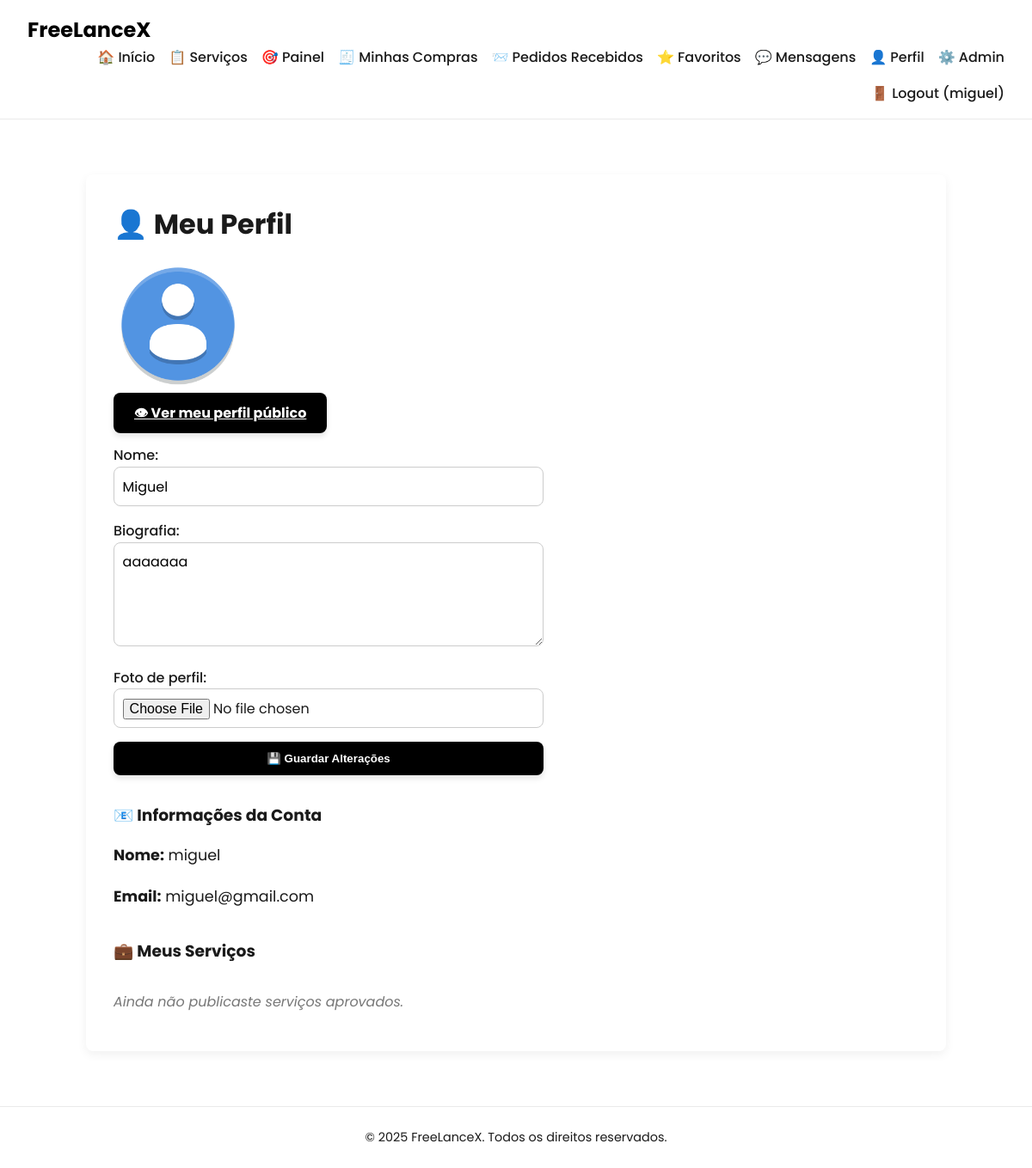
The app's page /pages/profile.php (signed in), older data.
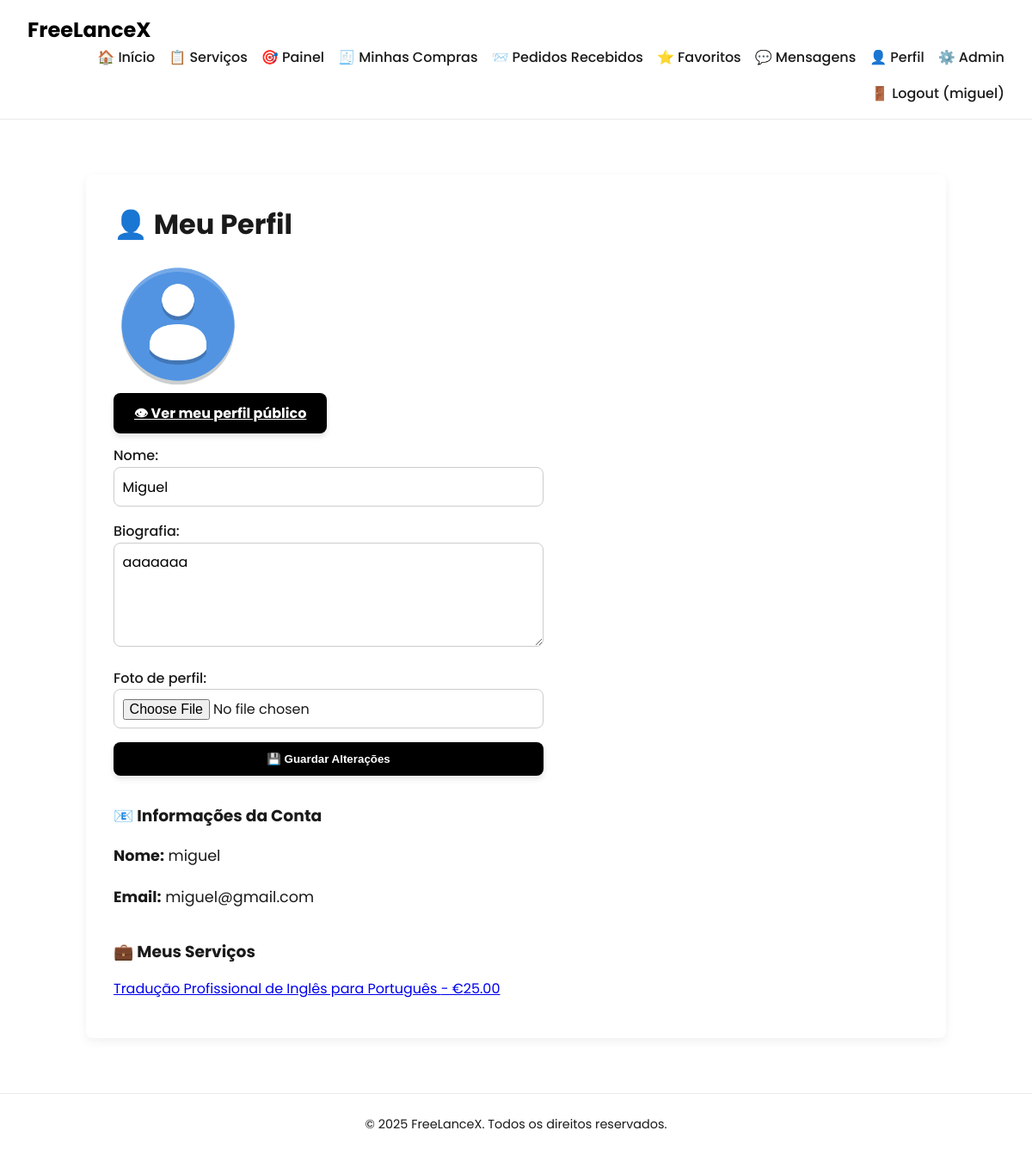
The same page, newer data.
### tables this page shows
CREATE TABLE services (
    id INTEGER PRIMARY KEY AUTOINCREMENT,
    freelancer_id INTEGER NOT NULL,
    title TEXT NOT NULL,
    description TEXT,
    price REAL NOT NULL,
    delivery_time TEXT NOT NULL,
    category TEXT, 
    media_path TEXT,
    is_promoted INTEGER DEFAULT 0, currency TEXT DEFAULT 'USD', status TEXT DEFAULT 'pendente',
    FOREIGN KEY(freelancer_id) REFERENCES users(id)
);

### pages/profile.php (the view, shortened to what this page needs)
<?php
require_once(__DIR__ . '/../includes/db.php');
$user_id = $_SESSION['user_id'];
$stmt = $db->prepare('
    SELECT u.username, u.email, p.name, p.bio, p.profile_image
    FROM users u
    LEFT JOIN profiles p ON u.id = p.user_id
    WHERE u.id = ?
');
$stmt->execute([$user_id]);
$user = $stmt->fetch(PDO::FETCH_ASSOC);
?>
<!DOCTYPE html>
<html lang="pt">
<?php include(__DIR__ . '/../includes/head.php'); ?>
<body>
<?php include(__DIR__ . '/../includes/header.php'); ?>
<main class="dashboard-container">
    <h2>👤 Meu Perfil</h2>
    <?php
    $profileImg = !empty($user['profile_image'])
        ? htmlspecialchars($user['profile_image'])
        : 'uploads/profiles/default_profile.png';
    ?>
    <img src="/<?= $profileImg ?>" alt="Foto de Perfil" class="profile-picture" width="150" style="border-radius: 50%; margin-bottom: 1rem;">
    <p>
        <a href="public_profile.php?id=<?= $_SESSION['user_id'] ?>" class="primary-btn">
            👁 Ver meu perfil público
        </a>
    </p>
    <form method="post" enctype="multipart/form-data" class="auth-form" style="max-width: 500px;">
        <label>Nome:
            <input type="text" name="name" maxlength="100" value="<?= htmlspecialchars($user['name'] ?? '') ?>">
        </label>
        <label>Biografia:
            <textarea name="bio" maxlength="1000" rows="4"><?= htmlspecialchars($user['bio'] ?? '') ?></textarea>
        </label>
        <label>Foto de perfil:
            <input type="file" name="profile_image" accept="image/*">
        </label>
        <button type="submit" class="primary-btn">💾 Guardar Alterações</button>
    </form>
    <h3 style="margin-top: 2rem;">📧 Informações da Conta</h3>
    <ul class="stats-list">
        <li><strong>Nome:</strong> <?= htmlspecialchars($user['username']) ?></li>
        <li><strong>Email:</strong> <?= htmlspecialchars($user['email']) ?></li>
    </ul>
    <h3 style="margin-top: 2rem;">💼 Meus Serviços</h3>
    <ul class="service-list">
        <?php
        $stmt = $db->prepare('SELECT id, title, price FROM services WHERE freelancer_id = ? AND status = "aprovado"');
        $stmt->execute([$user_id]);
        $services = $stmt->fetchAll(PDO::FETCH_ASSOC);
        if ($services):
            foreach ($services as $service): ?>
                <li>
                    <a href="service_detail.php?id=<?= $service['id'] ?>">
                        <?= htmlspecialchars($service['title']) ?> - €<?= number_format($service['price'], 2) ?>
                    </a>
                </li>
            <?php endforeach;
        else:
            echo '<li class="no-services">Ainda não publicaste serviços aprovados.</li>';
        endif;
        ?>
    </ul>
</main>
<?php include(__DIR__ . '/../includes/footer.php'); ?>
</body>
</html>

Row changes from the older to the newer data that the page shows:
added services: title "Tradução Profissional de Inglês para Português", price "25.00"
Text that changed along with them:
text no longer shown: "Ainda não publicaste serviços aprovados."
